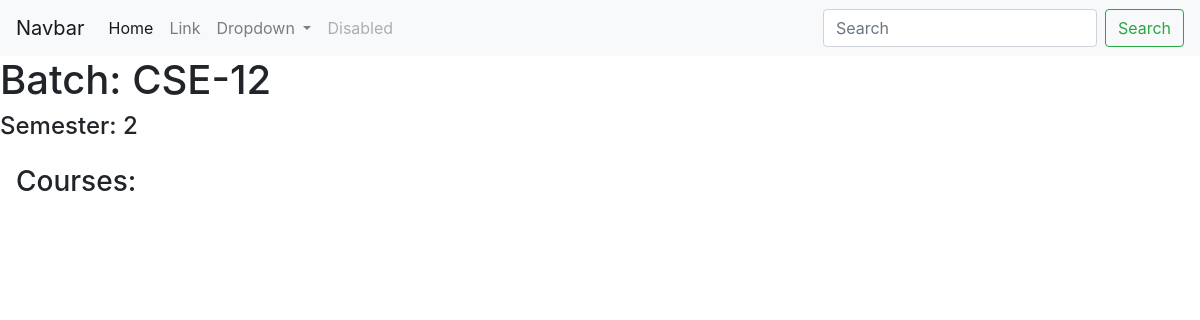
Page /main/semester_view/CSE-12/2 on the earlier database version.
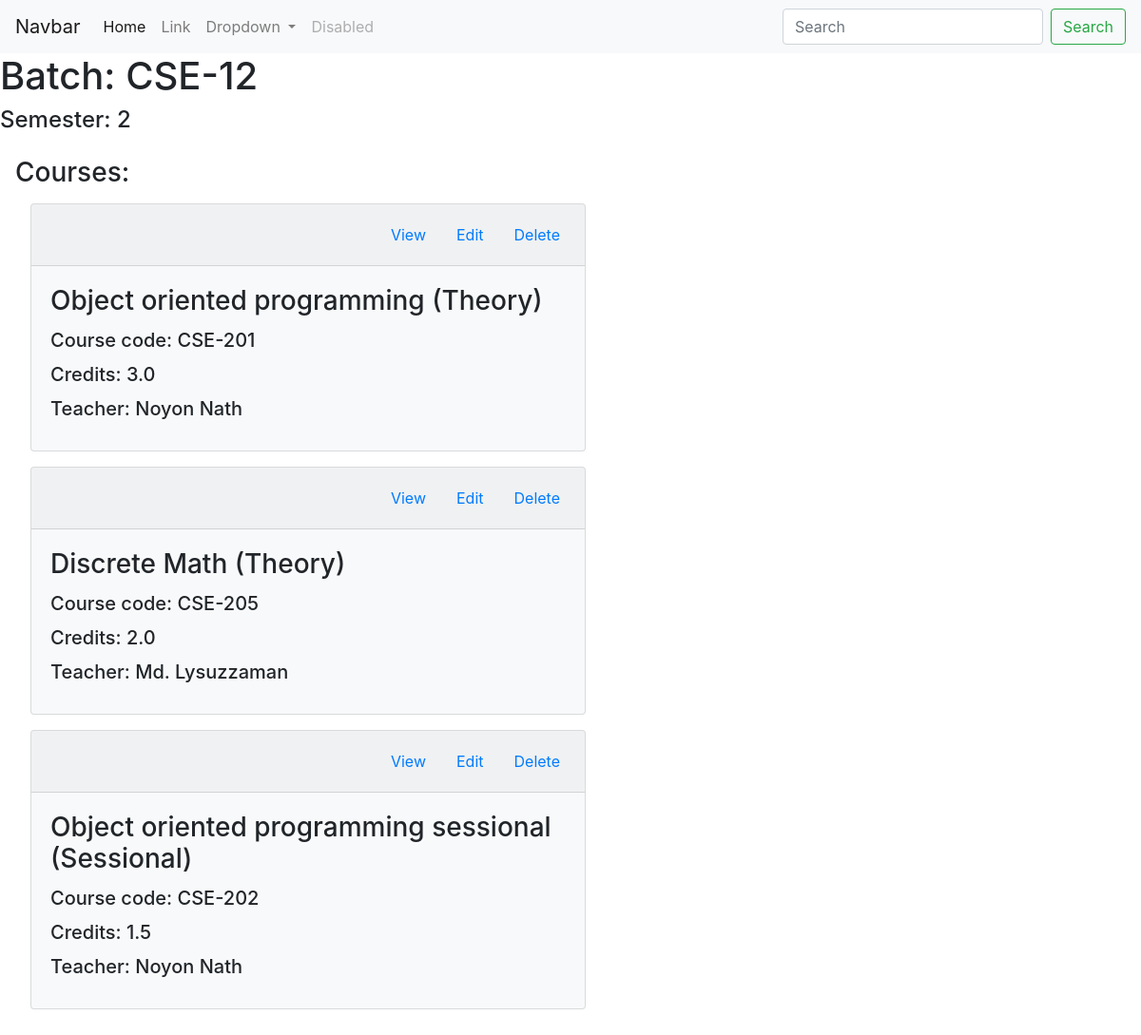
Same page on the later database version.
### main/models.py (models this page shows)
class Course(models.Model):
    id = models.AutoField
    batch_no = models.CharField(max_length=8, default="")
    semester_no = models.IntegerField(default=None)
    course_code = models.CharField(max_length=8, default="")
    course_title = models.CharField(max_length=60, default="")
    course_type =  models.CharField(max_length=10, default="")
    course_credits = models.FloatField(default=0)
    course_teacher = models.CharField(max_length=40, default="")

### main/views.py (the view, shortened to what this page needs)
# urls.py: path('semester_view/<str:batch_no>/<int:semester_no>', views.semester_view, name="semester_view"),
def semester_view(request, batch_no, semester_no):
    courses = Course.objects.filter(batch_no=batch_no, semester_no=semester_no)
    print("#"*150)
    students = Student.objects.filter(batch_no=batch_no)
    table_sheet = TableSheet.objects.filter(batch_no=batch_no, semester_no=semester_no)
    print("#"*150)
    return render(request, 'main/semester_view.html', {'batch_no':batch_no, 'semester_no':semester_no, 'courses':courses, 'table_sheet':table_sheet})

### main/templates/main/semester_view.html (shortened to what this page needs)
{% extends 'main/base.html' %}
{% block body %}
<h1>Batch: {{batch_no}}</h1>
<h4>Semester: {{semester_no}}</h4>
<section class="course-list p-3">
    <h3>Courses: </h3>
    {% for course in courses %}
    <div class="card bg-light w-50 m-3">
        <div class="card-header">
            <ul class="nav nav-pills justify-content-end card-header-pills">
                <li class="nav-item">
                    <a class="nav-link" href="/main/course_view/{{batch_no}}/{{semester_no}}/{{course.course_type}}/{{course.course_code}}">View</a>
                </li>
                <li class="nav-item">
                    <a class="nav-link" href="#">Edit</a>
                </li>
                <li class="nav-item">
                    <a class="nav-link">Delete</a>
                </li>
            </ul>
        </div>
        <div class="card-body">
            <h3 class="card-title">{{course.course_title}} ({{course.course_type}})</h3>
            <h5 class="card-title">Course code: {{course.course_code}}</h5>
            <h5 class="card-title">Credits: {{course.course_credits}}</h5>
            <h5 class="card-title">Teacher: {{course.course_teacher}}</h5>
        </div>
    </div>
    {% endfor %}
</section>
{% endblock %}

Differences in the rows shown:
added Course: course_title "Object oriented programming", course_type "Theory", course_code "CSE-201", course_credits "3.0", course_teacher "Noyon Nath"
added Course: course_title "Discrete Math", course_type "Theory", course_code "CSE-205", course_credits "2.0", course_teacher "Md. Lysuzzaman"
added Course: course_title "Object oriented programming sessional", course_type "Sessional", course_code "CSE-202", course_credits "1.5", course_teacher "Noyon Nath"
